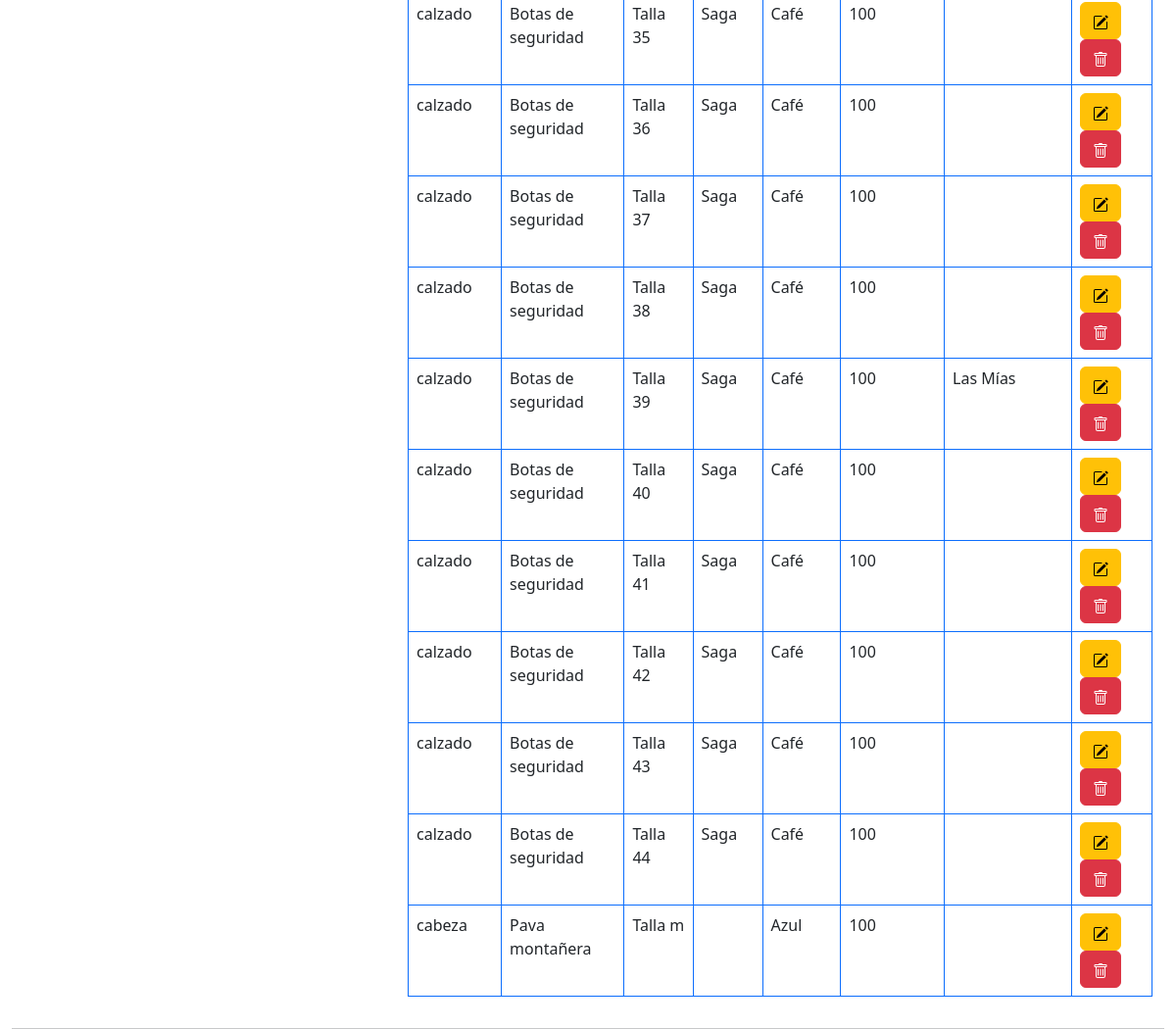
Page /views/entradas.php (signed in, lower part) on the earlier database version.
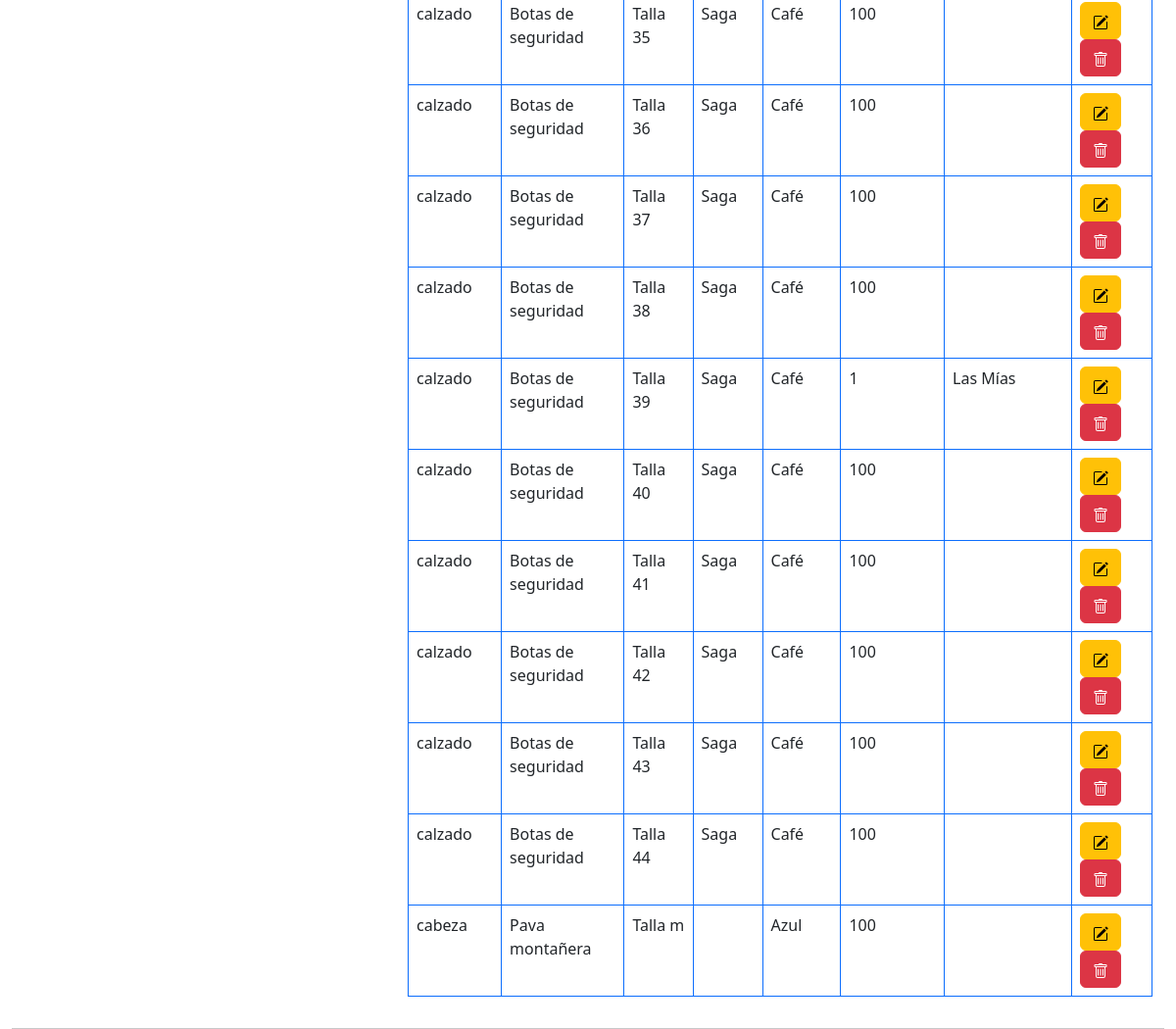
Same page on the later database version.
### tables this page shows
CREATE TABLE `elementos` (
  `idElemento` int(11) NOT NULL,
  `fkCategoria` int(11) NOT NULL,
  `fkTalla` int(10) NOT NULL,
  `elemento` varchar(50) NOT NULL,
  `marca` varchar(50) NOT NULL,
  `color` varchar(10) NOT NULL,
  `existencias` int(10) NOT NULL,
  `observacion` varchar(500) NOT NULL
);

CREATE TABLE `categorias` (
  `idCategoria` int(11) NOT NULL,
  `nombreCat` varchar(15) NOT NULL
);

CREATE TABLE `tallas` (
  `idTalla` int(11) NOT NULL,
  `tallas` varchar(10) NOT NULL
);

### views/entradas.php (the view, shortened to what this page needs)
<?php
		include ("../controllers/dbConection.php");
		 ?>
<!DOCTYPE html>
<html lang="es">
<head>
  <link rel="stylesheet" href="../csss/bootstrap/css/bootstrap.min.css">
</head>
<body class="vh-100">
  <div class="container-fluid">
<div class="container-fluid">
	<div class="row">
	<div class="col-4">
	</div>
	<div class="col-8">
		<table class="table table-bordered border-primary">
<tbody>
	<?php
		$sqlElm= $conexion->query("SELECT * FROM elementos as e, categorias as c, tallas as t where e.fkCategoria=c.idCategoria AND e.fkTalla=t.idTalla");
		while($tableData= $sqlElm->fetch_object()) {
			?>
			<tr>
				<td><?= $tableData->nombreCat?></td>
				<td><?= $tableData->elemento?></td>
				<td><?= $tableData->tallas?></td>
				<td><?= $tableData->marca?></td>
				<td><?= $tableData->color?></td>
				<td><?= $tableData->existencias?></td>
				<td><?= $tableData->observacion?></td>
				<td>
				<a class="btn btn-small btn-warning" name="btnEdit" href="">
				</a>
				<a class="btn btn-small btn-danger" name="btnDelete" href="">
				</a>
				</td>
			</tr>
						<?php } ?>
					</tbody>
				</table>
			</div>
		</div>
	</div>
      </div>
</body>
</html>

Differences in the rows shown:
changed elementos "Las Mías": existencias "100" → "1"
